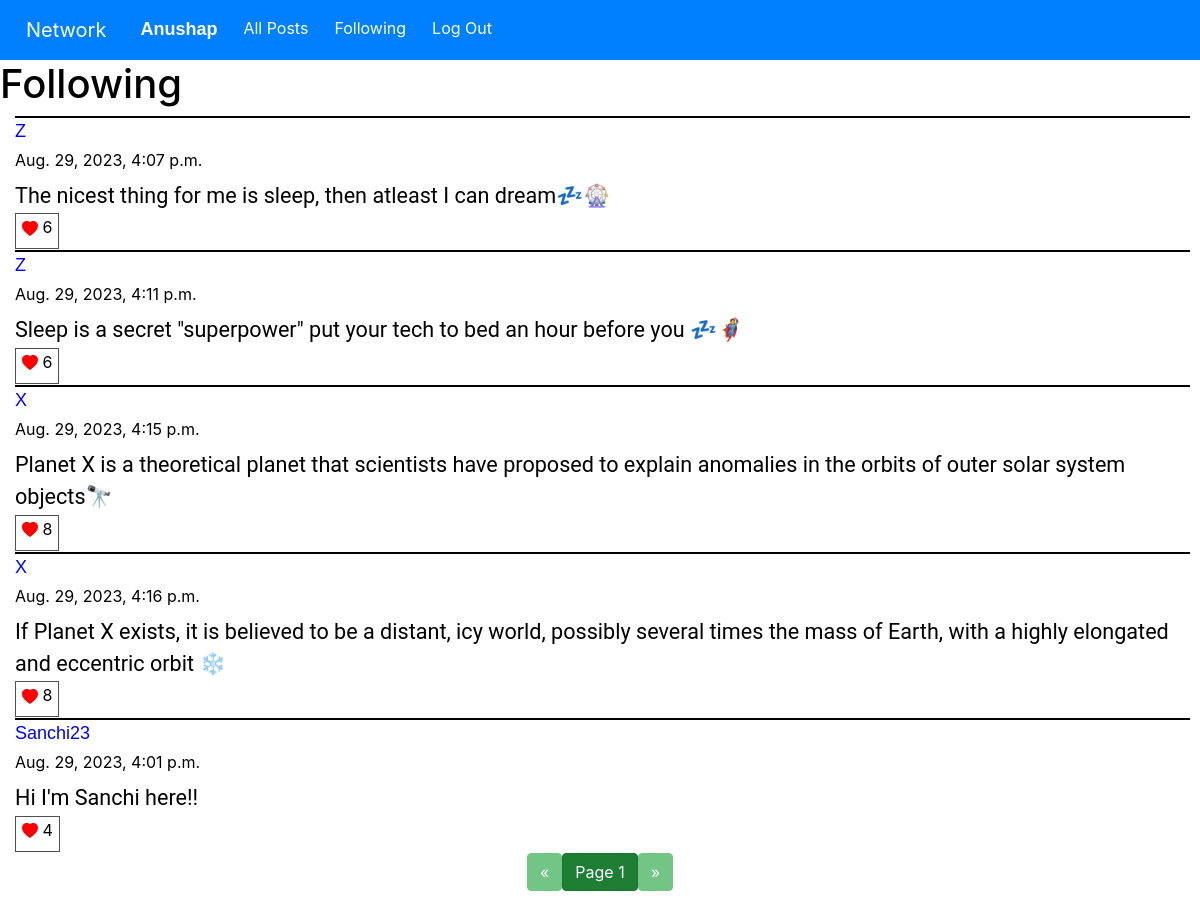
/following/1 (signed in), run on the app's committed database.
### network/models.py (models this page shows, shortened)
class User(AbstractUser):
    pass

class Posts(models.Model):
    content = models.TextField(blank=False)
    user = models.ForeignKey(User, on_delete=models.CASCADE, related_name="user_posts")
    like = models.IntegerField(default=0)
    time = models.DateTimeField(auto_now_add=True)

### network/views.py (the view)
# urls.py: path("following/<int:page_id>", views.follow_view, name="following"),
def follow_view(request, page_id):
    followed_usr = Follower.objects.get(user=request.user).followed_users.all()
    posts = Posts.objects.filter(user__in=followed_usr)
    posts = Paginator(posts, 10).page(page_id)
    liked_posts = liked_list(posts, request.user)
    return render(request, "network/following.html", {
        "posts": posts,
        "liked_posts": liked_posts,
        "pages": "following"
    })

### network/views.py (called while the page is built)
def liked_list(posts, user):
    liked_posts = []
    for post in posts:
        for p in post.liked_usr.all():
            for usr in p.liked_users.all():
                if usr == user:
                    liked_posts.append(post.id)
    return liked_posts

### network/templates/network/following.html (shortened to what this page needs)
{% extends "network/layout.html" %}
{% load static %}
{% block body %}
<h1>Following</h1>
        <div id="posts">
            {% for post in posts %}
                <div class="post-item post-content" id="post-item-{{ post.id }}">
                        <p class="post-user">
                            <a href="{% url 'user-posts' post.user.id 1 %}" class="post-user" style="color: blue;"> {{ post.user }}</a>
                        </p>
                        <label class="time-data" style="color: black;">{{ post.time }}</label>
                        <br/>
                        <div class="post-text" style="color: black;" id="post-text-{{ post.id }}">{{ post.content }}</div>
                        {% if user.is_authenticated %}
                            {% if post.id in liked_posts %}
                                <div id="like-btn-{{ post.id }}">
                                    <button class="like-btn" onclick="like_post('{{ post.id }}');">
                                        <svg xmlns="http://www.w3.org/2000/svg" width="16" height="16" fill="red" class="bi bi-heart-fill" viewBox="0 0 16 16">
                                            <path fill-rule="evenodd" d="M8 1.314C12.438-3.248 23.534 4.735 8 15-7.534 4.736 3.562-3.248 8 1.314z"/>
                                        </svg>
                                        <label class="bi-heart" id="like-no-{{ post.id }}">{{ post.like }}</label>
                                    </button>
                                </div>
                            {% endif %}
                        {% endif %}
                </div>
            {% endfor %}
        </div>
    </div>
    <nav aria-label="Page navigation">
            <ul class="pagination justify-content-center">
            {% if posts.has_previous %}
            <li>
                <a href="{% url pages posts.previous_page_number %}">
                <button class="btn btn-success"> &laquo; </button>
                </a>
            </li>
            {% else %}
            <li>
                <button class="btn btn-success" disabled> &laquo; </button>
            </li>
            {% endif %}
            <li>
                <a href="#">
                    <button class="btn btn-success active">Page {{ posts.number }}</button>
                </a>
            </li>
            {% if posts.has_next %}
            <li>
                <a href="{% url pages posts.next_page_number %}">
                    <button class="btn btn-success"> &raquo; </button>
                </a>
            </li>
            {% else %}
                <li>
                    <button class="btn btn-success" disabled> &raquo; </button>
                </li>
            {% endif %}
            </ul>
    </nav>
{% endblock %}

### network/templates/network/layout.html (shortened to what this page needs)
{% load static %}
<!DOCTYPE html>
<html lang="en">
    <head>
        <link rel="stylesheet" href="https://stackpath.bootstrapcdn.com/bootstrap/4.4.1/css/bootstrap.min.css">
        <link href="{% static 'network/styles.css' %}" rel="stylesheet">
    </head>
    <body>
        <nav class="navbar navbar-expand-lg navbar-dark" style="background-color:#007FFF;" id="bar">
            <a class="navbar-brand" href="{% url 'index' %}" style="color: white;">Network</a>
            <div>
              <ul class="navbar-nav mr-auto">
                {% if user.is_authenticated %}
                    <li class="nav-item">
                        <a class="nav-link post-user" href="{% url 'user-posts' user.id 1 %}" style="color: white;"><strong>{{ user.username }}</strong></a>
                    </li>
                {% endif %}
                <li class="nav-item">
                  <a class="nav-link" href="{% url 'index' %}" style="color: white;">All Posts</a>
                </li>
                {% if user.is_authenticated %}
                    <li class="nav-item">
                        <a class="nav-link" href="{% url 'following' 1 %}" style="color: white;">Following</a>
                    </li>
                    <li class="nav-item">
                        <a class="nav-link" href="{% url 'logout' %}" style="color: white;">Log Out</a>
                    </li>
                {% endif %}
              </ul>
            </div>
          </nav>
        <div class="body">
            {% block body %}
            {% endblock %}
    </body>
</html>

### network/static/network/styles.css (style rules this page uses)
body { background-color: white; color: black; }
#bar { color: #007FFF; }
.navbar-nav { display: flex; flex-direction: row; }
.nav-item, .navbar-brand { padding-left: 10px; }
#posts { margin-left: 10px; margin-right: 10px; }
.post-item { border-top: 2px solid black; font-size: large; }
.post-content { color: black; margin-left: 5px; margin-bottom: 1px; }
.time-data { color: black; font-size: medium; margin-top: 1px; }
.like-btn { background-color: transparent; border: 1px solid #505050; font-size: medium; }
.post-text { font-family: Roboto; font-size: larger; margin-bottom: 1px; }
.post-user { color: black; font-family: Verdana, Geneva, Tahoma, sans-serif; text-transform: capitalize; font-size: large; margin-bottom: 1px; }

### data on the page
User: username "Anushap"
Posts: user "Z", time "Aug. 29, 2023, 4:07 p.m.", content "The nicest thing for me is sleep, then atleast I can dream💤🎡", like "6"
Posts: user "Z", time "Aug. 29, 2023, 4:11 p.m.", content "Sleep is a secret \"superpower\" put your tech to bed an hour before you 💤🦸", like "6"
Posts: user "X", time "Aug. 29, 2023, 4:15 p.m.", content "Planet X is a theoretical planet that scientists have proposed to explain anomalies in the orbits of outer solar system objects🔭", like "8"
Posts: user "X", time "Aug. 29, 2023, 4:16 p.m.", content "If Planet X exists, it is believed to be a distant, icy world, possibly several times the mass of Earth, with a highly elongated and eccentric orbit ❄️", like "8"
Posts: user "Sanchi23", time "Aug. 29, 2023, 4:01 p.m.", content "Hi I'm Sanchi here!!", like "4"

### other printed values
{{ posts.number }} "1"
